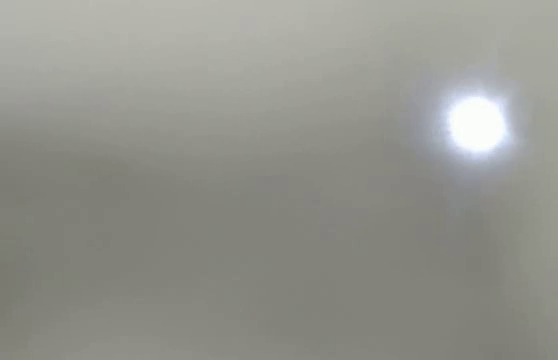
//> input picture frame 29 of pz9/video_output.mp4, 558 x 360 px
$ ./pz9   (built with g++ and OpenCV 4)
//> lines starting //> are read from the running program, lines starting //| are printed output that depends on the picture; after the words box and inside, x2 and y2 are one past the last pixel; in counts of white or black regions, pixels touching at a corner belong together
#include <iostream>
#include <opencv2/core/core.hpp>
#include <opencv2/highgui/highgui.hpp>
#include <opencv2/imgproc.hpp>

using namespace cv;

int main(int argc, char* argv[])
{
    VideoCapture cap("video_output.mp4");
    if(!cap.isOpened())
    {
        std::cout << "Error when opening the video" << std::endl;
        return -1;
    }
    std::vector<Point> centers;
    Mat gray;

    while (cap.isOpened())
    {
    	Mat frame;
        bool ret = cap.read(frame);
//> frame is the input picture: 360 rows x 558 cols, CV_8UC3; mean B, G, R 141, 147.3, 147.5
        if (!ret)
        {
            std::cout << "Video end" <<std::endl;
            break;
        }
        cvtColor(frame, gray, COLOR_BGR2GRAY);
        Mat thr;
        threshold(gray, thr, 210, 255, THRESH_BINARY);
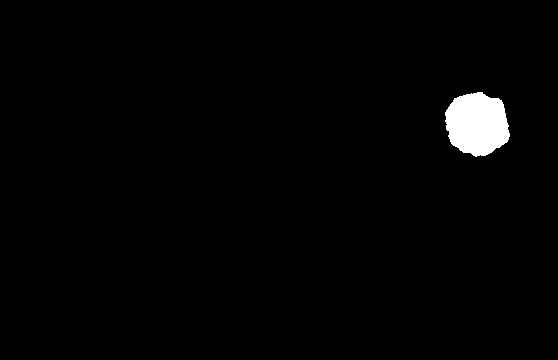
//> thr: 360 rows x 558 cols, CV_8UC1; 1.6% white; 1 white region, box (x1, y1, x2, y2) and area: (445, 92, 510, 157) 3209
        Moments m = moments(thr, true);
//> m = moments, m00 3209, centre m10/m00, m01/m00 = (476.8, 123.6)
        //момент времени
        Point p(m.m10/m.m00, m.m01/m.m00);
//> p = Point(476, 123)
        centers.push_back(p);
//> centers = 1 Point (x, y): [476, 123]
        for (int i=1; i<centers.size(); i++)
            line(gray, centers[i-1], centers[i], 0, 3);
//> this loop made 0 passes
        imshow("Frame", gray);
        waitKey(33);
    }
	if (!imwrite("result.jpg", gray))
		std::cout << "Error when saving the frame" << std::endl;
    cap.release();
    destroyAllWindows();
}

$ run again, starting later in the video
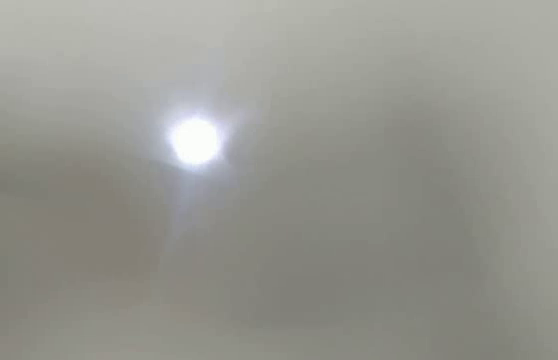
//> input picture frame 133 of pz9/video_output.mp4, 558 x 360 px
//> frame is the input picture: 360 rows x 558 cols, CV_8UC3; mean B, G, R 144.1, 150.8, 150.8
//> `threshold(gray, thr, 210, 255, THRESH_BINARY);`:
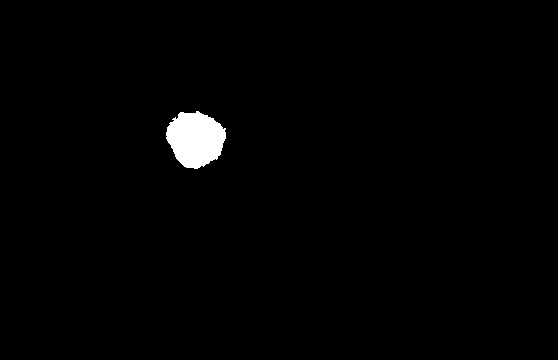
//> thr: 360 rows x 558 cols, CV_8UC1; 1.3% white; 1 white region, box (x1, y1, x2, y2) and area: (166, 111, 226, 169) 2528
//> m = moments, m00 2528, centre m10/m00, m01/m00 = (195.2, 138.7)
//> p = Point(195, 138)
//> centers = 1 Point (x, y): [195, 138]

$ run again, starting later in the video
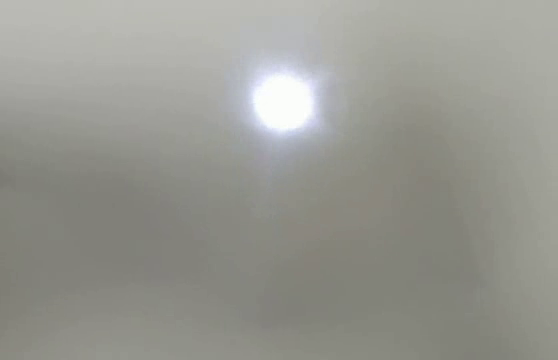
//> input picture frame 236 of pz9/video_output.mp4, 558 x 360 px
//> frame is the input picture: 360 rows x 558 cols, CV_8UC3; mean B, G, R 144.9, 151.7, 151.4
//> `threshold(gray, thr, 210, 255, THRESH_BINARY);`:
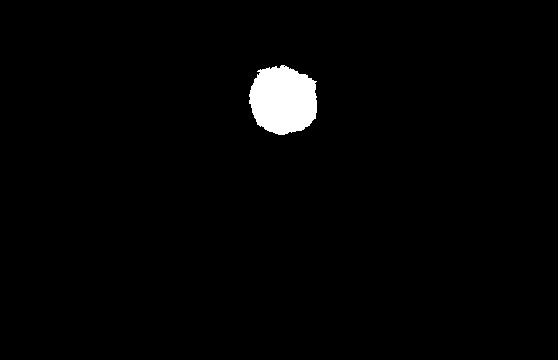
//> thr: 360 rows x 558 cols, CV_8UC1; 1.9% white; 1 white region, box (x1, y1, x2, y2) and area: (249, 65, 317, 135) 3736
//> m = moments, m00 3736, centre m10/m00, m01/m00 = (282.9, 99.76)
//> p = Point(282, 99)
//> centers = 1 Point (x, y): [282, 99]
